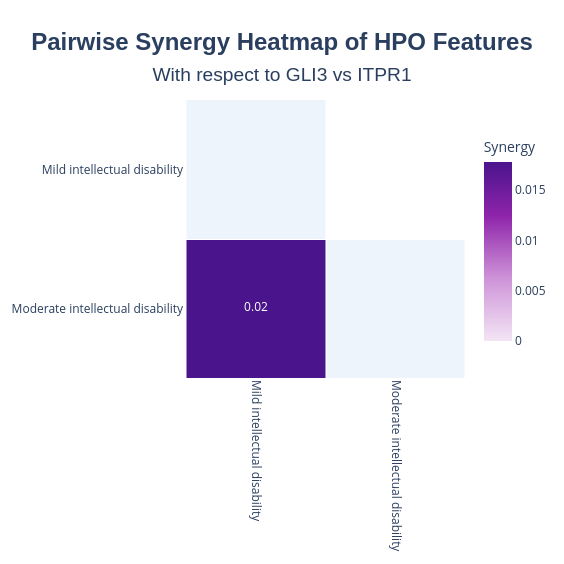

The cell this chart's notebook holds for it:
### Code cell
from phenosign import has_gene

condition = dataset.get_condition(
    has_gene("GLI3"),                       # 1 = GLI3 patient, 0 = ITPR1 patient
    name="GLI3 vs ITPR1",
)

synergy_analyzer = SynergyAnalyzer(dataset=dataset)
results = synergy_analyzer.compute_synergy_matrix(condition=condition)
results.results_table.head()
results.plot_synergy_heatmap()

### Figure 1 — Plotly figure (JSON) as saved in the notebook; plotly's stock layout.template omitted (floating-point values rounded to 4 significant figures)
{"data": [{"colorscale": [[0, "#eef4fb"], [1, "#eef4fb"]], "hoverinfo": "skip", "showscale": false, "type": "heatmap", "x": ["Mild intellectual disability", "Moderate intellectual disability"], "xgap": 1, "y": ["Mild intellectual disability", "Moderate intellectual disability"], "ygap": 1, "z": [[2, null], [null, 2]]}, {"colorbar": {"len": 0.8, "thickness": 28, "title": {"text": "Synergy"}}, "colorscale": [[0, "#f3e5f5"], [0.35, "#ce93d8"], [0.7, "#8e24aa"], [1, "#4a148c"]], "hoverinfo": "text", "hovertext": [["", ""], ["<b>HPO_A</b>: Mild intellectual disability (HP:0001256)<br><b>HPO_B</b>: Moderate intellectual disability (HP:0002342)<br><b>Synergy</b>: 0.02<br><b>p-val</b>: 0.001200<br><b>adj_p_val</b>: 0.004800<br><b>Counts (y=0)</b><br>&nbsp;&nbsp;E/E: 25, E/O: 14, O/E: 5, O/O: 0  (<i>N=44</i>)<br><b>Counts (y=1)</b><br>&nbsp;&nbsp;E/E: 22, E/O: 0, O/E: 0, O/O: 0  (<i>N=22</i>)<br><b>Total_individuals</b>: 66<br><b>N_PMIDs</b>: 20<br><b>PMIDs</b>: 18000979, 22428873, 24736735, 25794864 ... (+16 more)", ""]], "text": [["", ""], ["0.02", ""]], "texttemplate": "<span style='font-size:12px'>%{text}</span>", "type": "heatmap", "x": ["Mild intellectual disability", "Moderate intellectual disability"], "xgap": 1, "y": ["Mild intellectual disability", "Moderate intellectual disability"], "ygap": 1, "z": [[null, null], [0.0178, null]], "zmax": 0.0178, "zmid": 0, "zmin": 0}], "layout": {"height": 564, "paper_bgcolor": "white", "plot_bgcolor": "white", "title": {"font": {"family": "Arial", "size": 24}, "text": "<b>Pairwise Synergy Heatmap of HPO Features</b><br><span style='font-size:0.8em'>With respect to GLI3 vs ITPR1</span>", "x": 0.5, "xanchor": "center", "yanchor": "top"}, "width": 564, "xaxis": {"tickangle": 90, "tickfont": {"size": 12}}, "yaxis": {"autorange": "reversed", "scaleanchor": "x", "scaleratio": 1, "tickfont": {"size": 12}}}}
